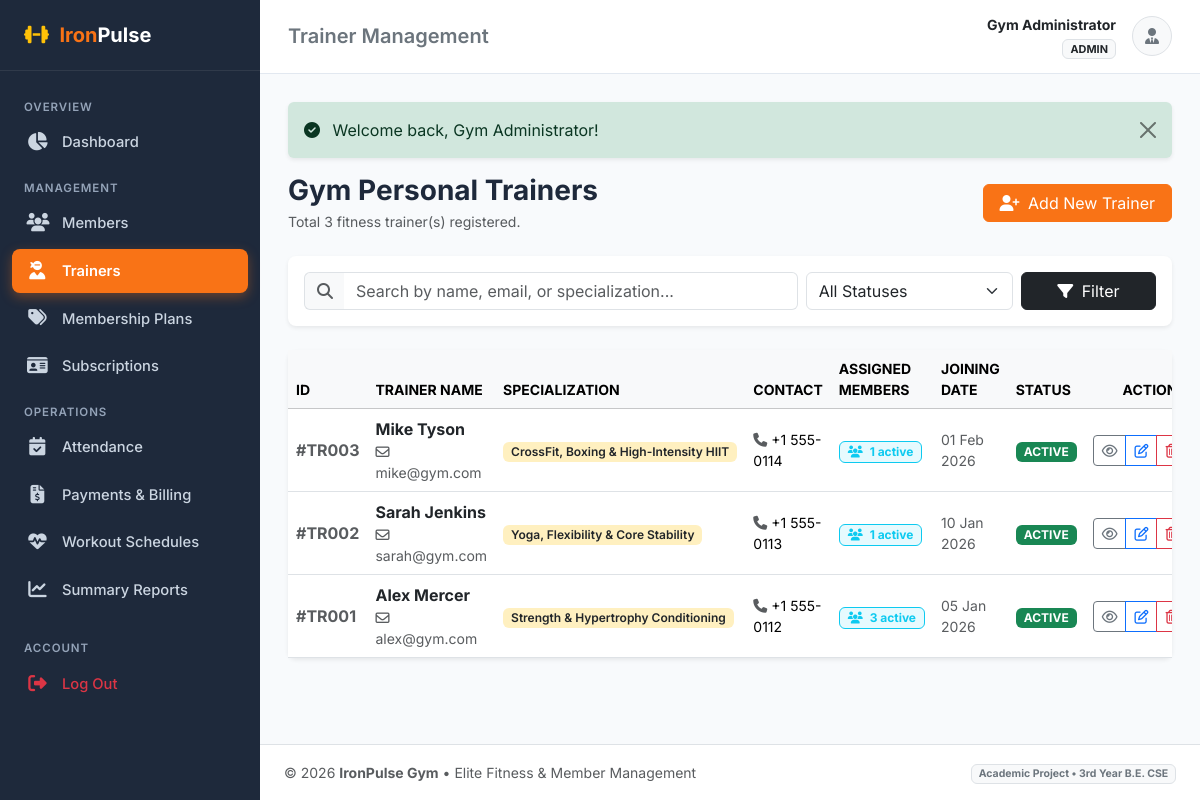
Screenshot of /admin/trainers.php (signed in) with the database file from the repository.
### tables this page shows
CREATE TABLE `trainers` (
    `id` INT AUTO_INCREMENT PRIMARY KEY,
    `user_id` INT NOT NULL UNIQUE,
    `specialization` VARCHAR(150) NOT NULL,
    `joining_date` DATE NOT NULL,
    `bio` TEXT DEFAULT NULL,
    `status` ENUM('active', 'inactive') NOT NULL DEFAULT 'active',
    `created_at` TIMESTAMP DEFAULT CURRENT_TIMESTAMP,
    CONSTRAINT `fk_trainers_user` FOREIGN KEY (`user_id`) 
        REFERENCES `users` (`id`) ON DELETE CASCADE ON UPDATE CASCADE
);

CREATE TABLE `users` (
    `id` INT AUTO_INCREMENT PRIMARY KEY,
    `name` VARCHAR(100) NOT NULL,
    `email` VARCHAR(120) NOT NULL UNIQUE,
    `password` VARCHAR(255) NOT NULL,
    `role` ENUM('admin', 'trainer', 'member') NOT NULL DEFAULT 'member',
    `phone` VARCHAR(20) DEFAULT NULL,
    `status` ENUM('active', 'inactive') NOT NULL DEFAULT 'active',
    `created_at` TIMESTAMP DEFAULT CURRENT_TIMESTAMP,
    `updated_at` TIMESTAMP DEFAULT CURRENT_TIMESTAMP ON UPDATE CURRENT_TIMESTAMP
);

### admin/trainers.php (the view, shortened to what this page needs)
<?php
require_once __DIR__ . '/../includes/functions.php';
$pdo = get_db_connection();
$search = trim($_GET['search'] ?? '');
$statusFilter = trim($_GET['status'] ?? 'all');
$sql = "
    SELECT t.id AS trainer_id, t.specialization, t.joining_date, t.status, t.bio,
           u.id AS user_id, u.name, u.email, u.phone,
           (SELECT COUNT(*) FROM members m WHERE m.trainer_id = t.id AND m.status = 'active') AS assigned_members_count
    FROM trainers t
    JOIN users u ON t.user_id = u.id
    WHERE 1=1
";
$params = [];
$sql .= " ORDER BY t.id DESC";
$stmt = $pdo->prepare($sql);
$stmt->execute($params);
$trainers = $stmt->fetchAll();
include __DIR__ . '/../includes/header.php';
?>
<div class="d-flex flex-column flex-md-row justify-content-between align-items-md-center mb-4 gap-3">
    <div>
        <h3 class="fw-bold mb-1">Gym Personal Trainers</h3>
        <p class="text-muted small mb-0">Total <?= count($trainers) ?> fitness trainer(s) registered.</p>
    </div>
    <div>
        <a href="<?= BASE_URL ?>/admin/trainer_add.php" class="btn btn-primary px-3">
            <i class="fa-solid fa-user-plus me-1"></i> Add New Trainer
        </a>
    </div>
</div>
<div class="card border-0 shadow-sm rounded-3 mb-4">
    <div class="card-body p-3">
        <form method="GET" action="trainers.php" class="row g-2 align-items-center">
            <div class="col-md-7">
                <div class="input-group">
                    <span class="input-group-text bg-light border-end-0 text-muted"><i class="fa-solid fa-search"></i></span>
                    <input type="text" name="search" class="form-control border-start-0" placeholder="Search by name, email, or specialization..." value="<?= htmlspecialchars($search) ?>">
                </div>
            </div>
            <div class="col-md-3">
                <select name="status" class="form-select">
                    <option value="all" <?= $statusFilter === 'all' ? 'selected' : '' ?>>All Statuses</option>
                </select>
            </div>
            <div class="col-md-2 d-flex gap-2">
                <button type="submit" class="btn btn-dark w-100"><i class="fa-solid fa-filter me-1"></i> Filter</button>
            </div>
        </form>
    </div>
</div>
<div class="card border-0 shadow-sm rounded-3">
    <div class="card-body p-0">
        <div class="table-responsive">
            <table class="table table-hover align-middle mb-0">
                <thead class="table-light small text-uppercase">
                    <tr>
                        <th>ID</th>
                        <th>Trainer Name</th>
                        <th>Specialization</th>
                        <th>Contact</th>
                        <th>Assigned Members</th>
                        <th>Joining Date</th>
                        <th>Status</th>
                        <th class="text-end">Actions</th>
                    </tr>
                </thead>
                <tbody>
                    <?php if (!empty($trainers)): ?>
                        <?php foreach ($trainers as $t): ?>
                            <tr>
                                <td class="fw-bold text-muted">#TR<?= str_pad($t['trainer_id'], 3, '0', STR_PAD_LEFT) ?></td>
                                <td>
                                    <div class="fw-bold text-dark"><?= htmlspecialchars($t['name']) ?></div>
                                    <div class="small text-muted"><i class="fa-regular fa-envelope me-1"></i><?= htmlspecialchars($t['email']) ?></div>
                                </td>
                                <td>
                                    <span class="badge bg-warning bg-opacity-25 text-dark fw-semibold px-2 py-1">
                                        <?= htmlspecialchars($t['specialization']) ?>
                                    </span>
                                </td>
                                <td>
                                    <div class="small"><i class="fa-solid fa-phone me-1 text-muted"></i><?= htmlspecialchars($t['phone'] ?? 'N/A') ?></div>
                                </td>
                                <td>
                                    <span class="badge bg-info bg-opacity-10 text-info border border-info px-2 py-1">
                                        <i class="fa-solid fa-users me-1"></i> <?= (int)$t['assigned_members_count'] ?> active
                                    </span>
                                </td>
                                <td class="small text-muted"><?= format_date($t['joining_date']) ?></td>
                                <td><?= get_status_badge($t['status']) ?></td>
                                <td class="text-end">
                                    <div class="btn-group btn-group-sm">
                                        <a href="<?= BASE_URL ?>/admin/trainer_view.php?id=<?= $t['trainer_id'] ?>" class="btn btn-outline-secondary" title="View Profile">
                                            <i class="fa-regular fa-eye"></i>
                                        </a>
                                        <a href="<?= BASE_URL ?>/admin/trainer_edit.php?id=<?= $t['trainer_id'] ?>" class="btn btn-outline-primary" title="Edit Trainer">
                                            <i class="fa-regular fa-pen-to-square"></i>
                                        </a>
                                        <a href="<?= BASE_URL ?>/admin/trainer_delete.php?id=<?= $t['trainer_id'] ?>" class="btn btn-outline-danger" title="Delete Trainer" data-confirm-delete="Are you sure you want to delete coach '<?= htmlspecialchars($t['name']) ?>'? Members assigned to this coach will become unassigned.">
                                            <i class="fa-regular fa-trash-can"></i>
                                        </a>
                                    </div>
                                </td>
                            </tr>
                        <?php endforeach; ?>
                    <?php endif; ?>
                </tbody>
            </table>
        </div>
    </div>
</div>
<?php include __DIR__ . '/../includes/footer.php'; ?>

### includes/functions.php (shortened to what this page needs)
<?php
function format_date($dateStr, $format = 'd M Y') {
    $timestamp = strtotime($dateStr);
    return $timestamp ? date($format, $timestamp) : 'N/A';
}
function get_status_badge($status) {
    $statusLower = strtolower(trim((string)$status));
    $badgeClass = 'bg-secondary';
    switch ($statusLower) {
        case 'active':
        case 'paid':
        case 'present':
            $badgeClass = 'bg-success';
            break;
    }
    return '<span class="badge ' . $badgeClass . ' text-uppercase px-2 py-1">' . htmlspecialchars(ucfirst($status)) . '</span>';
}

### assets/css/custom.css (style rules this page uses)
:root { --primary-color: #f97316; --primary-hover: #ea580c; --dark-bg: #0f172a; --sidebar-bg: #1e293b; --sidebar-hover: #334155; --body-bg: #f8fafc; --card-border: #e2e8f0; --text-main: #1e293b; --text-muted: #64748b; }
body { background-color: var(--body-bg); color: var(--text-main); font-family: 'Inter', -apple-system, BlinkMacSystemFont, "Segoe UI", Roboto, sans-serif; min-height: 100vh; display: flex; flex-direction: column; }
.btn-primary { background-color: var(--primary-color); border-color: var(--primary-color); }

### rows the page displays
trainers: id "003", user.name "Mike Tyson", user.email "mike@gym.com", specialization "CrossFit, Boxing & High-Intensity HIIT", user.phone "+1 555-0114", assigned_members_count "1", joining_date "01 Feb 2026", status "ACTIVE"
trainers: id "002", user.name "Sarah Jenkins", user.email "sarah@gym.com", specialization "Yoga, Flexibility & Core Stability", user.phone "+1 555-0113", assigned_members_count "1", joining_date "10 Jan 2026", status "ACTIVE"
trainers: id "001", user.name "Alex Mercer", user.email "alex@gym.com", specialization "Strength & Hypertrophy Conditioning", user.phone "+1 555-0112", assigned_members_count "3", joining_date "05 Jan 2026", status "ACTIVE"

### other values shown
$pageTitle "Trainer Management"
$currentUser['name'] "Gym Administrator"
$currentUser['role'] "ADMIN"
$flash['text'] "Welcome back, Gym Administrator!"
count($trainers) "3"
APP_NAME "IronPulse Gym"
APP_TAGLINE "Elite Fitness & Member Management"
